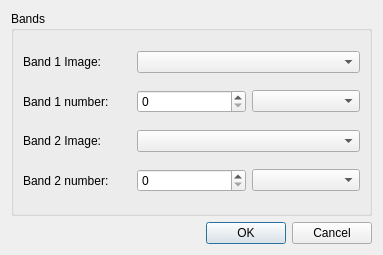
<?xml version="1.0" encoding="UTF-8"?>
<ui version="4.0">
 <class>ScatterPlotBandChooser</class>
 <widget class="QDialog" name="ScatterPlotBandChooser">
  <property name="geometry">
   <rect>
    <x>0</x>
    <y>0</y>
    <width>383</width>
    <height>255</height>
   </rect>
  </property>
  <property name="windowTitle">
   <string>Band Chooser</string>
  </property>
  <layout class="QGridLayout" name="gridLayout">
   <item row="2" column="0">
    <widget class="QDialogButtonBox" name="buttonBox">
     <property name="orientation">
      <enum>Qt::Horizontal</enum>
     </property>
     <property name="standardButtons">
      <set>QDialogButtonBox::Cancel|QDialogButtonBox::Ok</set>
     </property>
    </widget>
   </item>
   <item row="0" column="0">
    <widget class="QGroupBox" name="groupBox">
     <property name="title">
      <string>Bands</string>
     </property>
     <layout class="QGridLayout" name="gridLayout_2">
      <item row="3" column="0">
       <widget class="QLabel" name="cols">
        <property name="text">
         <string>Band 2 Image:</string>
        </property>
       </widget>
      </item>
      <item row="5" column="1">
       <widget class="QSpinBox" name="band2_box"/>
      </item>
      <item row="5" column="0">
       <widget class="QLabel" name="label_2">
        <property name="text">
         <string>Band 2 number:</string>
        </property>
       </widget>
      </item>
      <item row="0" column="0">
       <widget class="QLabel" name="rows">
        <property name="text">
         <string>Band 1 Image:</string>
        </property>
       </widget>
      </item>
      <item row="2" column="0">
       <widget class="QLabel" name="label">
        <property name="text">
         <string>Band 1 number:</string>
        </property>
       </widget>
      </item>
      <item row="2" column="1">
       <widget class="QSpinBox" name="band1_box"/>
      </item>
      <item row="5" column="2">
       <widget class="QComboBox" name="band2"/>
      </item>
      <item row="2" column="2">
       <widget class="QComboBox" name="band1"/>
      </item>
      <item row="3" column="1" colspan="2">
       <widget class="QComboBox" name="image2"/>
      </item>
      <item row="0" column="1" colspan="2">
       <widget class="QComboBox" name="image1"/>
      </item>
     </layout>
    </widget>
   </item>
  </layout>
 </widget>
 <resources/>
 <connections>
  <connection>
   <sender>buttonBox</sender>
   <signal>accepted()</signal>
   <receiver>ScatterPlotBandChooser</receiver>
   <slot>accept()</slot>
   <hints>
    <hint type="sourcelabel">
     <x>248</x>
     <y>254</y>
    </hint>
    <hint type="destinationlabel">
     <x>157</x>
     <y>274</y>
    </hint>
   </hints>
  </connection>
  <connection>
   <sender>buttonBox</sender>
   <signal>rejected()</signal>
   <receiver>ScatterPlotBandChooser</receiver>
   <slot>reject()</slot>
   <hints>
    <hint type="sourcelabel">
     <x>316</x>
     <y>260</y>
    </hint>
    <hint type="destinationlabel">
     <x>286</x>
     <y>274</y>
    </hint>
   </hints>
  </connection>
 </connections>
</ui>
